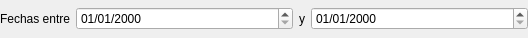
<?xml version="1.0" encoding="UTF-8"?>
<ui version="4.0">
<class>Form</class>
<widget class="QWidget" name="Form">
<property name="geometry">
<rect>
<x>0</x>
<y>0</y>
<width>528</width>
<height>38</height>
</rect>
</property>
<property name="windowTitle">
<string>Form</string>
</property>
<layout class="QHBoxLayout" name="horizontalLayout">
<property name="margin">
<number>0</number>
</property>
<item>
<widget class="QLabel" name="label">
<property name="sizePolicy">
<sizepolicy hsizetype="Maximum" vsizetype="Preferred">
<horstretch>0</horstretch>
<verstretch>0</verstretch>
</sizepolicy>
</property>
<property name="text">
<string>Fechas entre</string>
</property>
</widget>
</item>
<item>
<widget class="DBDateTimeEdit" name="dbDateTimeEdit">
<property name="displayFormat">
<string>dd/MM/yyyy</string>
</property>
<property name="fieldName">
<string>fecha</string>
</property>
<property name="reportParameterBinding">
<string>P_FECHA_INICIO</string>
</property>
</widget>
</item>
<item>
<widget class="QLabel" name="label_2">
<property name="sizePolicy">
<sizepolicy hsizetype="Maximum" vsizetype="Preferred">
<horstretch>0</horstretch>
<verstretch>0</verstretch>
</sizepolicy>
</property>
<property name="text">
<string>y</string>
</property>
</widget>
</item>
<item>
<widget class="DBDateTimeEdit" name="dbDateTimeEdit_2">
<property name="displayFormat">
<string>dd/MM/yyyy</string>
</property>
<property name="fieldName">
<string>fecha</string>
</property>
<property name="reportParameterBinding">
<string>P_FECHA_FIN</string>
</property>
</widget>
</item>
</layout>
</widget>
<customwidgets>
<customwidget>
<class>DBDateTimeEdit</class>
<extends>QDateTimeEdit</extends>
<header>widgets/dbdatetimeedit.h</header>
</customwidget>
</customwidgets>
<resources/>
<connections/>
</ui>
